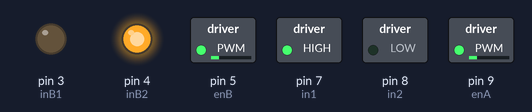
A sketch run on a simulated Arduino Uno, built with avr-gcc and run on an emulated ATmega328P. Shown: switched loads named in the sketch (green lamp = pin HIGH), output pins drawn as LEDs (lit = HIGH). What the sketch prints to the serial monitor is not drawn.

Above: at 0.1 s.
Timing chart, 0 to 1.6 s (numbered marks = the images above):
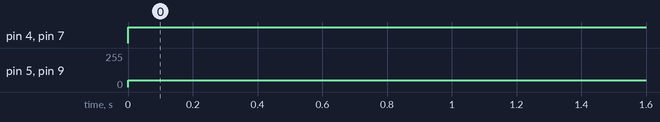

The sketch:

motor.ino
```cpp
// Motor A

int enA = 9;
int in1 = 7;
int in2 = 8;
int enB = 5;
int inB1 = 3;
int inB2 = 4;

void setup()

{

  // Set all the motor control pins to outputs

  pinMode(enA, OUTPUT);
  pinMode(in1, OUTPUT);
  pinMode(in2, OUTPUT);
  pinMode(enB, OUTPUT);
  pinMode(inB1, OUTPUT);
  pinMode(inB2, OUTPUT);

  Serial.begin(9600);
  Serial.println("Motor Test");

}

void demoOne()

{

  // This function will run the motors in both directions at a fixed speed

  // Turn on motor A

  digitalWrite(in1, HIGH);
  digitalWrite(in2, LOW);
  digitalWrite(inB1, LOW);
  digitalWrite(inB2, HIGH);

  // Set speed to 200 out of possible range 0~255

  analogWrite(enA, 50);
  analogWrite(enB, 50);

  //delay(2000);

  // Now change motor directions

  //digitalWrite(in1, LOW);
  //digitalWrite(in2, HIGH);
  //digitalWrite(inB1, HIGH);
  //digitalWrite(inB2, LOW);

  //delay(2000);

  // Now turn off motors

  //digitalWrite(in1, LOW);
  //digitalWrite(in2, LOW);
    //digitalWrite(inB1, LOW);
  //digitalWrite(inB2, LOW);


}

void demoTwo()

{

  // This function will run the motors across the range of possible speeds
  // Note that maximum speed is determined by the motor itself and the operating voltage

  // Turn on motors

  digitalWrite(in1, HIGH);
  digitalWrite(in2, LOW);
    digitalWrite(inB1, HIGH);
  digitalWrite(inB2, LOW);

  // Accelerate from zero to maximum speed

  for (int i = 0; i < 256; i++)

  {

    analogWrite(enA, i);
    analogWrite(enB, i);

    delay(20);

  }

  // Decelerate from maximum speed to zero

  for (int i = 255; i >= 0; --i)

  {

    analogWrite(enA, i);
    analogWrite(enB, i);
    delay(20);

  }

  // Now turn off motors

  digitalWrite(in1, LOW);
  digitalWrite(in2, LOW);

  digitalWrite(inB1, LOW);
  digitalWrite(inB2, LOW);
}

void loop()

{

  demoOne();

  delay(1000);

  //demoTwo();

  //delay(1000);

}
```

Measured:
- by itself, pin 4 (inB2), pin 7 (in1): LOW → HIGH at 0.00 s
- by itself, pin 5 (enB), pin 9 (enA): 0/255 → 50/255 at 0.00 s
